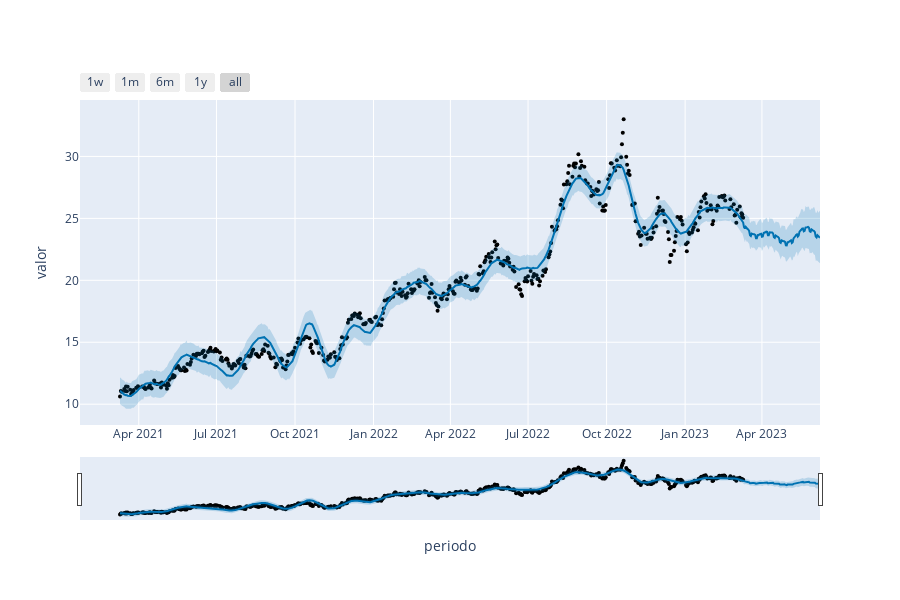

Notebook code for this chart:
### Code cell
plot_plotly(modelo, previsoes, xlabel="periodo", ylabel="valor")

### Figure 1 — Plotly figure (JSON) as saved in the notebook; plotly's stock layout.template omitted (floating-point values rounded to 4 significant figures; data arrays with more than 128 entries replaced by an {"elided": "..."} marker saying what was removed)
{"data": [{"marker": {"color": "black", "size": 4}, "mode": "markers", "name": "Actual", "type": "scatter", "x": {"elided": "501 str values"}, "y": {"elided": "501 float values"}}, {"hoverinfo": "skip", "line": {"width": 0}, "mode": "lines", "type": "scatter", "x": {"elided": "591 str values"}, "y": {"elided": "591 float values"}}, {"fill": "tonexty", "fillcolor": "rgba(0, 114, 178, 0.2)", "line": {"color": "#0072B2", "width": 2}, "mode": "lines", "name": "Predicted", "type": "scatter", "x": {"elided": "591 str values"}, "y": {"elided": "591 float values"}}, {"fill": "tonexty", "fillcolor": "rgba(0, 114, 178, 0.2)", "hoverinfo": "skip", "line": {"width": 0}, "mode": "lines", "type": "scatter", "x": {"elided": "591 str values"}, "y": {"elided": "591 float values"}}], "layout": {"height": 600, "showlegend": false, "width": 900, "xaxis": {"rangeselector": {"buttons": [{"count": 7, "label": "1w", "step": "day", "stepmode": "backward"}, {"count": 1, "label": "1m", "step": "month", "stepmode": "backward"}, {"count": 6, "label": "6m", "step": "month", "stepmode": "backward"}, {"count": 1, "label": "1y", "step": "year", "stepmode": "backward"}, {"step": "all"}]}, "rangeslider": {"visible": true}, "title": {"text": "periodo"}, "type": "date"}, "yaxis": {"title": {"text": "valor"}}}}
